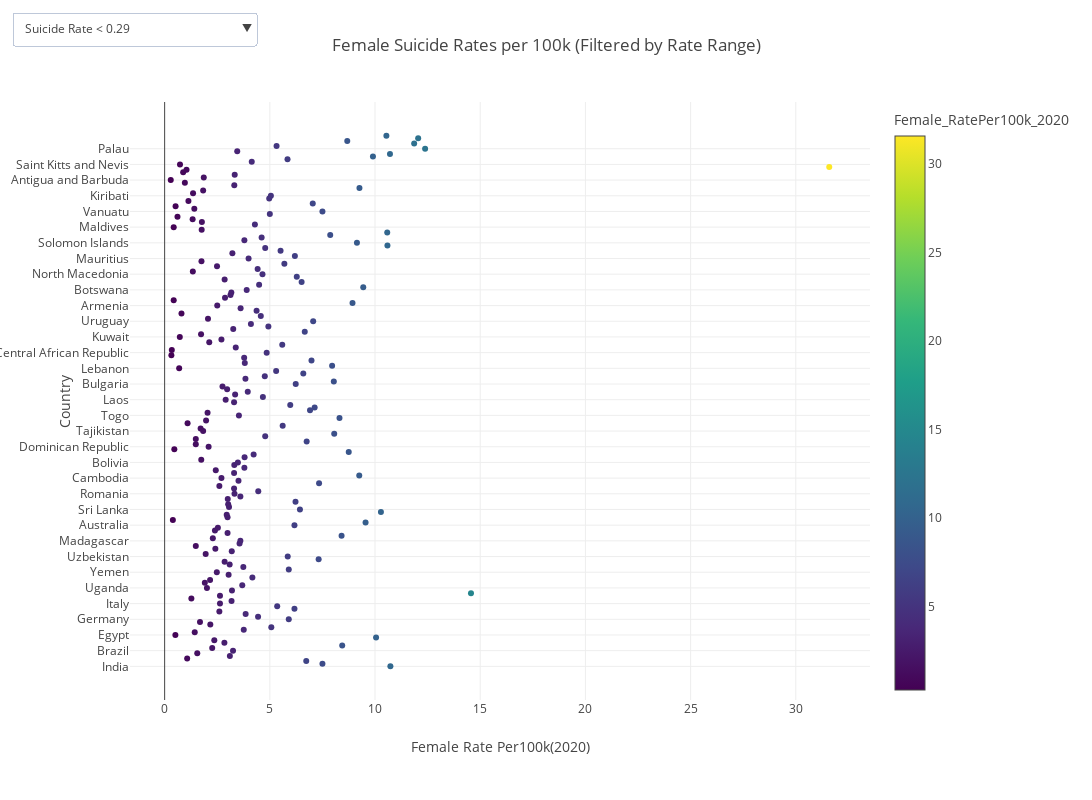

Here is the notebook cell this chart was saved with:
### Code cell
df['Female_RatePer100k_2020'] = pd.to_numeric(df['Female_RatePer100k_2020'], errors='coerce')

'''This Function to creates a scatter plot'''
def create_scatter_plot(df, x_col, y_col, color_col, color_scale="Viridis"):
    fig = px.scatter(df, 
                     x=x_col, 
                     y=y_col, 
                     hover_name=y_col,  
                     color=color_col, 
                     color_continuous_scale=color_scale)
    return fig

'''This Function updates the layout of the figure'''
def update_layout(fig, title, xaxis_title, yaxis_title, width=1200, height=800):
    fig.update_layout(
        width=width,  
        height=height,
        margin=dict(l=100, r=50, t=50, b=100), 
        title=title,  
        xaxis_title=xaxis_title,  
        yaxis_title=yaxis_title, 
        showlegend=False, 
        hoverlabel=dict(font_size=14),
    )
    return fig

'''Function to create the dropdown for filtering based on suicide rate'''
def create_rate_range_dropdown(min_rate, max_rate):
    return [
        dict(
            label=f"Suicide Rate < {min_rate}",
            method="relayout",
            args=["xaxis.range", [df['Female_RatePer100k_2020'].min(), min_rate]]
        ),
        dict(
            label=f"Suicide Rate between {min_rate} and {max_rate}",
            method="relayout",
            args=["xaxis.range", [min_rate, max_rate]]
        ),
        dict(
            label=f"Suicide Rate > {max_rate}",
            method="relayout",
            args=["xaxis.range", [max_rate, df['Female_RatePer100k_2020'].max()]]
        ),
    ]

''' Function to filter the dataframe based on suicide rate range'''
def filter_data_by_rate_range(df, min_rate, max_rate):
    return df[(df['Female_RatePer100k_2020'] >= min_rate) & (df['Female_RatePer100k_2020'] <= max_rate)]

''' Main function to display the interactive plot'''
def display_interactive_plot():
    ''' Sidebar filter for suicide rate range'''
    min_rate, max_rate = st.sidebar.slider(
        "Select Suicide Rate Range (per 100k)",
        min_value=float(df['Female_RatePer100k_2020'].min()),
        max_value=float(df['Female_RatePer100k_2020'].max()),
        value=(float(df['Female_RatePer100k_2020'].min()), float(df['Female_RatePer100k_2020'].max()))
    )

    '''Filter the data based on selected rate range'''
    filtered_df = filter_data_by_rate_range(df, min_rate, max_rate)

    ''' Create the scatter plot'''
    fig = create_scatter_plot(filtered_df, 'Female_RatePer100k_2020', 'country', 'Female_RatePer100k_2020')

    '''Create the dropdown buttons for rate range selection'''
    rate_range_buttons = create_rate_range_dropdown(min_rate, max_rate)

    ''' Add dropdown buttons to the plot'''
    fig.update_layout(
        updatemenus=[
            dict(
                type="dropdown",
                direction="down",
                x=0.17,
                y=1.15,
                buttons=rate_range_buttons
            ),
        ]
    )

    ''' Update the layout of the figure'''
    fig = update_layout(fig, 
                        title=f'Female Suicide Rates per 100k (Filtered by Rate Range)', 
                        xaxis_title='Female Rate Per100k(2020)',
                        yaxis_title='Country')

    '''Show the plot'''
    fig.show()

''' Call the main function to display the plot'''
display_interactive_plot()

### Figure 1 — Plotly figure (JSON) as saved in the notebook; plotly's stock layout.template omitted (floating-point values rounded to 4 significant figures; data arrays with more than 128 entries replaced by an {"elided": "..."} marker saying what was removed)
{"data": [{"hovertemplate": "<b>%{hovertext}</b><br><br>Female_RatePer100k_2020=%{marker.color}<br>country=%{y}<extra></extra>", "hovertext": {"elided": "204 str values"}, "legendgroup": "", "marker": {"color": {"elided": "204 float values"}, "coloraxis": "coloraxis", "symbol": "circle"}, "mode": "markers", "name": "", "orientation": "h", "showlegend": false, "type": "scatter", "x": {"elided": "204 float values"}, "xaxis": "x", "y": {"elided": "204 str values"}, "yaxis": "y"}], "layout": {"coloraxis": {"colorbar": {"title": {"text": "Female_RatePer100k_2020"}}, "colorscale": [[0, "#440154"], [0.1111, "#482878"], [0.2222, "#3e4989"], [0.3333, "#31688e"], [0.4444, "#26828e"], [0.5556, "#1f9e89"], [0.6667, "#35b779"], [0.7778, "#6ece58"], [0.8889, "#b5de2b"], [1, "#fde725"]]}, "height": 800, "hoverlabel": {"font": {"size": 14}}, "legend": {"tracegroupgap": 0}, "margin": {"b": 100, "l": 100, "r": 50, "t": 50}, "showlegend": false, "title": {"text": "Female Suicide Rates per 100k (Filtered by Rate Range)"}, "updatemenus": [{"buttons": [{"args": ["xaxis.range", [0.29, 0.29]], "label": "Suicide Rate < 0.29", "method": "relayout"}, {"args": ["xaxis.range", [0.29, 31.59]], "label": "Suicide Rate between 0.29 and 31.59", "method": "relayout"}, {"args": ["xaxis.range", [31.59, 31.59]], "label": "Suicide Rate > 31.59", "method": "relayout"}], "direction": "down", "type": "dropdown", "x": 0.17, "y": 1.15}], "width": 1200, "xaxis": {"anchor": "y", "domain": [0, 1], "title": {"text": "Female Rate Per100k(2020)"}}, "yaxis": {"anchor": "x", "domain": [0, 1], "title": {"text": "Country"}}}}
